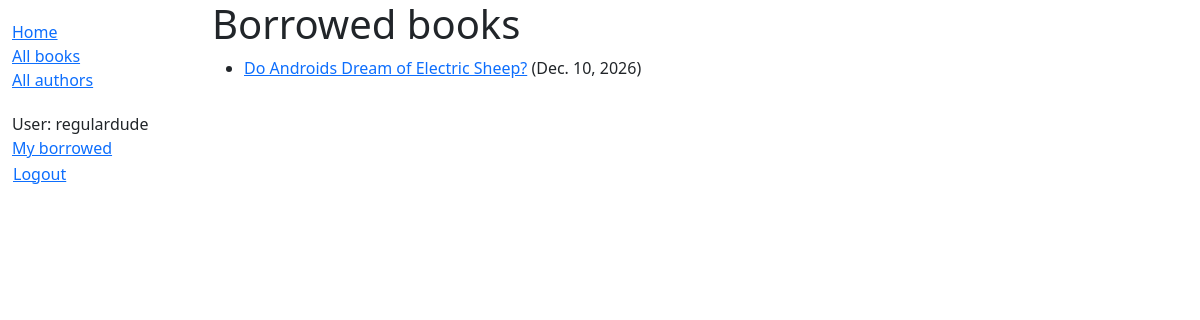
Page /catalog/mybooks/ (signed in) on the earlier database version.
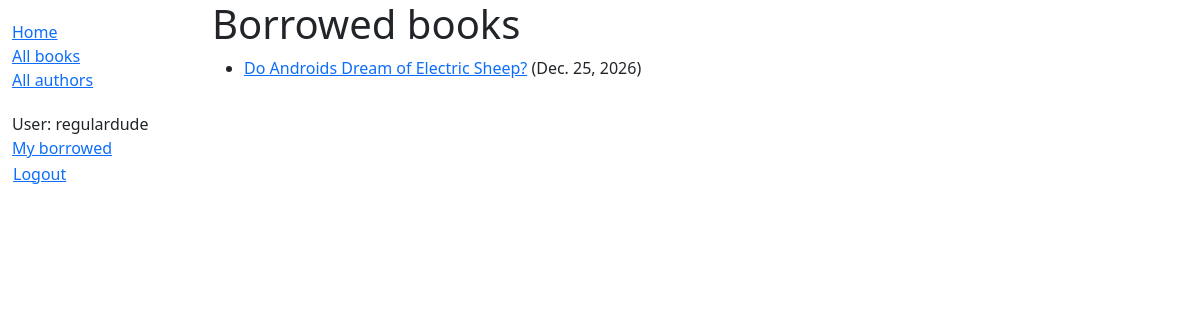
Same page on the later database version.
### catalog/models.py (models this page shows, shortened)
class BookInstance(models.Model):
    id = models.UUIDField(primary_key=True, default=uuid.uuid4, help_text="Unique ID for this particular book across whole library")
    book = models.ForeignKey('Book', on_delete=models.RESTRICT, null=True)
    imprint = models.CharField(max_length=200)
    due_back = models.DateField(null=True, blank=True)
    borrower = models.ForeignKey(settings.AUTH_USER_MODEL, on_delete=models.SET_NULL, null=True, blank=True)
    class LoanStatus(models.TextChoices):
        MAINTENANCE = 'm', 'Maintenance'
        ON_LOAN = 'o', 'On loan'
        AVAILABLE = 'a', 'Available'
        RESERVED = 'r', 'Reserved'
    status = models.CharField(
        max_length=1,
        choices=LoanStatus,
        blank=True,
        default=LoanStatus.MAINTENANCE,
        help_text='Book availability'
    )
    class Meta:
        ordering = ['due_back']
        permissions = (("can_mark_returned", "Set book as returned"),)
    @property
    def is_overdue(self):
        return bool(self.due_back and date.today() > self.due_back)

class Book(models.Model):
    title = models.CharField(max_length=200)
    author = models.ForeignKey('Author', on_delete=models.RESTRICT, null=True)
    summary = models.TextField(
        max_length=1000, help_text='Enter a brief description of the book')
    isbn = models.CharField('ISBN', max_length=13, unique=True, help_text='13 Character <a href="https://www.isbn-international.org/content/what-isbn">ISBN number</a>')
    genre = models.ManyToManyField(
        Genre, help_text="Select a genre for this book")
    class Meta:
        ordering = ['title', 'author']
    def display_genre(self):
        """Create a string for the Genre. This is required to display genre in Admin."""
        return ', '.join(genre.name for genre in self.genre.all()[:3])
    display_genre.short_description = 'Genre'

### catalog/views.py (the view)
# urls.py: path('mybooks/', views.LoanedBooksByUserListView.as_view(), name='my-borrowed'),
class LoanedBooksByUserListView(LoginRequiredMixin,generic.ListView):
    model = BookInstance
    template_name = 'catalog/bookinstance_list_borrowed_user.html'
    paginate_by = 10
    def get_queryset(self):
        return (
            BookInstance.objects.filter(borrower=self.request.user)
            .filter(status__exact=BookInstance.LoanStatus.ON_LOAN)
            .order_by('due_back')
        )

### catalog/templates/catalog/bookinstance_list_borrowed_user.html
{% extends "base_generic.html" %}
{% block content %}
    <h1>Borrowed books</h1>
    {% if bookinstance_list %}
    <ul>
      {% for bookinst in bookinstance_list %}
      <li class="{% if bookinst.is_overdue %}text-danger{% endif %}">
        <a href="{% url 'book-detail' bookinst.book.pk %}">{{ bookinst.book.title }}</a> ({{ bookinst.due_back }})
      </li>
      {% endfor %}
    </ul>
    {% else %}
      <p>There are no books borrowed.</p>
    {% endif %}
{% endblock %}

Differences in the rows shown:
changed BookInstance "Do Androids Dream of Electric Sheep?": due_back "Dec. 10, 2026" → "Dec. 25, 2026"
